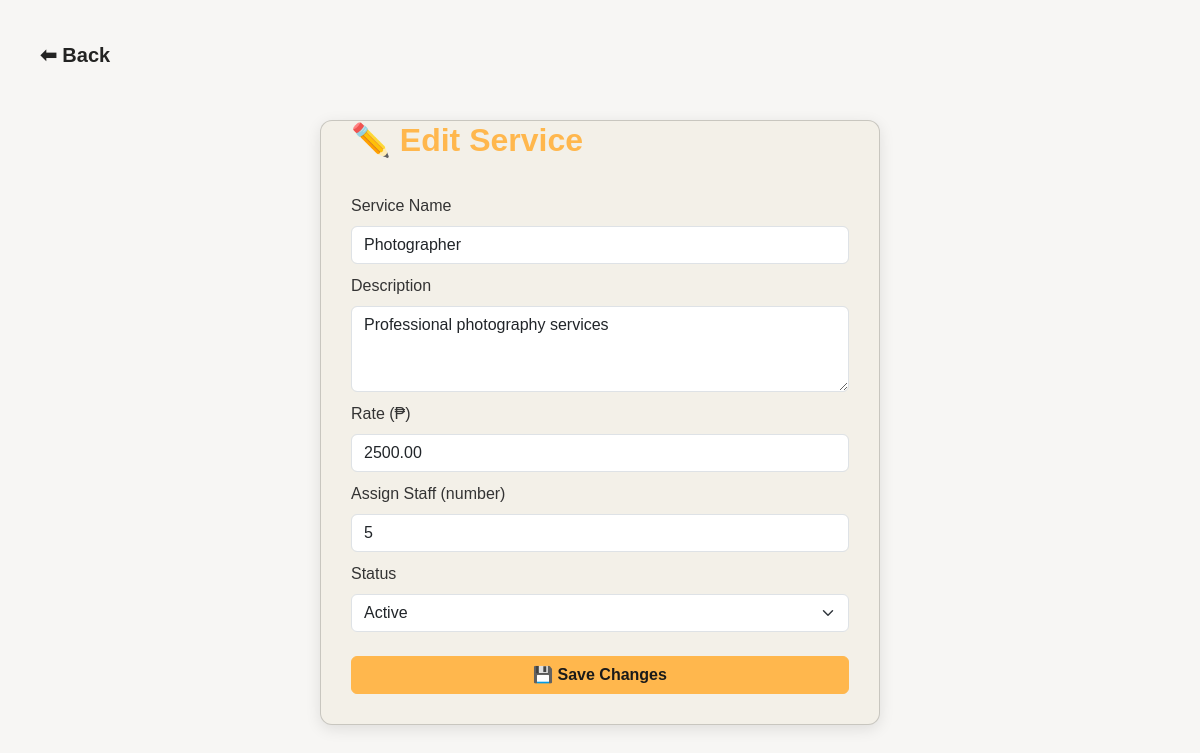
Page /php/edit_service.php?id=4 on the committed database.
### tables this page shows
CREATE TABLE `services` (
  `service_id` int(11) NOT NULL,
  `service_name` varchar(100) NOT NULL,
  `description` text DEFAULT NULL,
  `rate` decimal(10,2) NOT NULL DEFAULT 0.00,
  `status` enum('active','inactive') NOT NULL DEFAULT 'active',
  `assigned_staff_count` int(11) DEFAULT 0
);

### php/edit_service.php (the view, shortened to what this page needs)
<?php
$service_id = $_GET['id'];
try {
    $conn = new PDO("mysql:host=localhost;dbname=event_management", "root", "");
    $conn->setAttribute(PDO::ATTR_ERRMODE, PDO::ERRMODE_EXCEPTION);
    $stmt = $conn->prepare("SELECT * FROM services WHERE service_id = :id");
    $stmt->execute([':id' => $service_id]);
    $service = $stmt->fetch(PDO::FETCH_ASSOC);
} catch (PDOException $e) {
    die("Database Error: " . $e->getMessage());
}
?>
<!DOCTYPE html>
<html lang="en">
<head>
<link rel="stylesheet" href="../bootstrap/bootstrap.css">
</head>
<body>
<a href="services.php" class="back-text">⬅ Back</a>
<div class="container">
    <div class="card">
        <h2>✏️ Edit Service</h2>
        <form method="POST">
            <label class="form-label">Service Name</label>
            <input type="text" name="service_name" class="form-control"
                   value="<?= htmlspecialchars($service['service_name']) ?>" required>
            <label class="form-label">Description</label>
            <textarea name="description" class="form-control" rows="3"><?= htmlspecialchars($service['description']) ?></textarea>
            <label class="form-label">Rate (₱)</label>
            <input type="number" name="rate" class="form-control" min="0" step="0.01"
                   value="<?= htmlspecialchars($service['rate']) ?>" required>
            <label class="form-label">Assign Staff (number)</label>
            <input type="number" name="assigned_count" class="form-control" min="0"
                   value="<?= htmlspecialchars($service['assigned_staff_count']) ?>" required>
            <label class="form-label">Status</label>
            <select name="status" class="form-select">
                <option value="active"   <?= $service['status'] == 'active' ? 'selected' : '' ?>>Active</option>
            </select>
            <div class="mt-4">
                <button type="submit" class="btn btn-primary">💾 Save Changes</button>
            </div>
        </form>
    </div>
</div>
</body>
</html>

### php/edit_service.php (style rules this page uses)
body { font-family: 'Poppins', sans-serif; margin: 0; padding: 0; background: #f7f6f4ff; color: #333; }
.back-text { position: fixed; top: 40px; left: 40px; font-weight: 700; font-size: 20px; color: #232322ff; text-decoration: none; z-index: 1000; }
.container { margin: 100px auto 0; padding: 20px; max-width: 600px; }
.card { background: #f3f0e8ff; border-radius: 12px; box-shadow: 0 4px 15px rgba(0,0,0,0.1); padding: 30px; color: #333; padding-top: 0px; }
.card h2 { font-weight: bold; color: #ffb74d; margin-bottom: 25px; }
.form-label { margin-top: 10px; font-weight: 500; }
.btn-primary { background-color: #ffb74d; border-color: #ffb74d; color: #1a1a1a; font-weight: 600; width: 100%; transition: 0.3s; }

### rows in the picture
services: service_name "Photographer", description "Professional photography services", rate "2500.00", assigned_count "5", status "Active"
